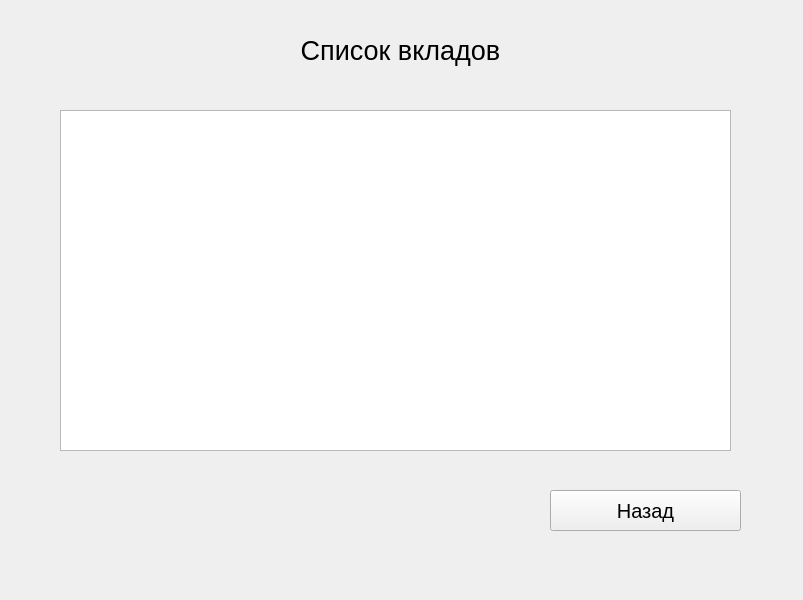
<?xml version="1.0" encoding="UTF-8"?>
<ui version="4.0">
 <class>MainWindow</class>
 <widget class="QMainWindow" name="MainWindow">
  <property name="geometry">
   <rect>
    <x>0</x>
    <y>0</y>
    <width>803</width>
    <height>600</height>
   </rect>
  </property>
  <property name="acceptDrops">
   <bool>false</bool>
  </property>
  <property name="windowTitle">
   <string>Вклады</string>
  </property>
  <widget class="QWidget" name="centralwidget">
   <widget class="QWidget" name="verticalLayoutWidget">
    <property name="geometry">
     <rect>
      <x>0</x>
      <y>10</y>
      <width>801</width>
      <height>80</height>
     </rect>
    </property>
    <layout class="QVBoxLayout" name="verticalLayout">
     <item>
      <widget class="QLabel" name="label">
       <property name="font">
        <font>
         <pointsize>20</pointsize>
        </font>
       </property>
       <property name="text">
        <string>Список вкладов</string>
       </property>
       <property name="alignment">
        <set>Qt::AlignCenter</set>
       </property>
      </widget>
     </item>
    </layout>
   </widget>
   <widget class="QPushButton" name="exitPushButton">
    <property name="geometry">
     <rect>
      <x>550</x>
      <y>490</y>
      <width>191</width>
      <height>41</height>
     </rect>
    </property>
    <property name="font">
     <font>
      <pointsize>15</pointsize>
     </font>
    </property>
    <property name="text">
     <string>Назад</string>
    </property>
   </widget>
   <widget class="QListWidget" name="listWidget">
    <property name="geometry">
     <rect>
      <x>60</x>
      <y>110</y>
      <width>671</width>
      <height>341</height>
     </rect>
    </property>
   </widget>
  </widget>
 </widget>
 <resources/>
 <connections/>
</ui>
